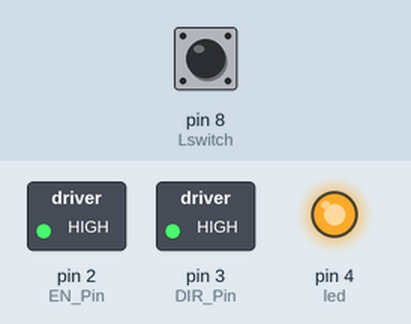
Recording of a sketch running on a simulated Arduino Uno, built with avr-gcc and run on an emulated ATmega328P. On the bench: switched loads named in the sketch (green lamp = pin HIGH), output pins drawn as LEDs (lit = HIGH). The inputs (shaded band) are chosen by the test bench; at power-on: pin 8 (Lswitch) HIGH. Pins used as bus, display or sensor lines are not drawn; what the sketch prints to the serial monitor is not drawn.

Above: at 1.2 s.
1.3 s: pin 8 (Lswitch) pulled LOW for 0.15 s
At 2.0 s:
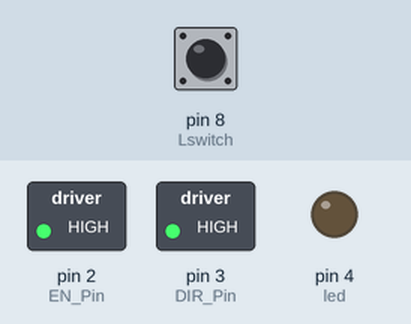
Timing chart, 0 to 4.3 s (numbered marks = the images above; inputs shaded):
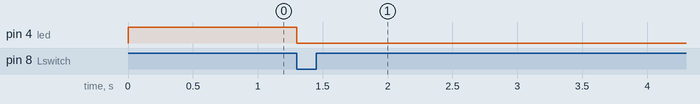

The sketch:

simulation_v11.ino
```cpp
int STEP_Pin = 1;//3; /* give STEP_Pin name to D3 pin */
int EN_Pin = 2;
int DIR_Pin = 3;//7
int Lswitch = 8;//6
int flag = 0;
int led = 4;

// the riels have 2.10m=2100mm
uint32_t milimeter = 60 ;
uint32_t microstep = 387.44*milimeter + 706.3; //12800; //8533; //25600;
uint8_t n_turns = 1;
volatile uint32_t cont = 0;
volatile uint32_t cont_loop = 0;

bool DIR_STATE = true; // false: clockwise rotation
bool MOTOR_STATE = true;
uint32_t microsteps_total = microstep*n_turns*2;

uint32_t aux = 0;
volatile bool timer_flag = false;

void setup()
{
  Serial.begin(115200);
  // Pins D3 to 12.5 kHz
  cli();                      //stop interrupts for till we make the settings
  /*1. First we reset the control register to amke sure we start with everything disabled.*/
  TCCR1A = 0;                 // Reset entire TCCR1A to 0
  TCCR1B = 0;                 // Reset entire TCCR1B to 0
  /*2. We set the prescalar to the desired value by changing the CS10 CS12 and CS12 bits. */
  TCCR1B |= B00000011;        //Set CS12 to 1 so we get prescalar 64
  /*3. We enable compare match mode on register A*/
  TIMSK1 |= B00000010;        //Set OCIE1A to 1 so we enable compare match A
  /*4. Set the value of register A to 25*/
  OCR1A = 10;             //Finally we set compare register A to this value


  //
  pinMode(STEP_Pin,OUTPUT);  /*declare D3 pin as an output pin */
  pinMode(DIR_Pin,OUTPUT);
  pinMode(EN_Pin,OUTPUT);
  pinMode(Lswitch, INPUT);
  pinMode(led, OUTPUT);

  digitalWrite(EN_Pin, HIGH);
  digitalWrite(led, HIGH);
  digitalWrite(DIR_Pin, DIR_STATE); // clockwise rotation
   sei();                     //Enable back the interrupts
}

void loop(){


     microsteps_total = microstep*n_turns*2;
     timer_flag=false;

     if(!timer_flag)
        { if (cont_loop<3)
             {
                 if(cont>microsteps_total)
                  {


                   while(1){
                     digitalWrite(STEP_Pin,false);
                     delay(5000);
                     cont=0;
                     cont_loop++;
                     break;
                      }

                   }
             }
          else
          {
              digitalWrite(STEP_Pin,false);
              Serial.println("end");
              DIR_STATE = false;
              digitalWrite(DIR_Pin, DIR_STATE);
              //Serial.println(DIR_STATE);
              timer_off();
              microsteps_total=100000;
              timer_on();}

              //timer_on();


           //Serial.println("finalización del timer");
          while(1)
                  {

                      if (digitalRead(Lswitch) == LOW )
                        {
                          cli();
                          Serial.println("low");
                          //Serial.print("down");
                          digitalWrite(led, LOW);
                          DIR_STATE = true;
                          //Serial.println(DIR_STATE);
                          digitalWrite(DIR_Pin, DIR_STATE);
                          digitalWrite(STEP_Pin,false);
                          cont_loop=0;
                          cont=0;
                          sei();

                          //delay(5000);

                          //break;
                         }
                       else
                       {break;}

                        }
        }


//

  Serial.println(cont);

 // if ((cont > microsteps_total)|| (digitalRead(Lswitch) == LOW))
 // {
  //  cli();
 //   digitalWrite(led, LOW);
 //   Serial.print("Stop: ");
 // }
 // Serial.print("Cont: ");

}

//With the settings above, this IRS will trigger each 500ms.
ISR(TIMER1_COMPA_vect){
  timer_flag=true;
  TCNT1  = 0;
  if (cont <= microsteps_total)
  {
   MOTOR_STATE = !MOTOR_STATE;      //Invert LED state
   digitalWrite(STEP_Pin,MOTOR_STATE);  //Write new state to the LED on pin D5
   cont++;

  }


  //else{


   //digitalWrite(STEP_Pin,false);

  //}

}


void timer_on()
{
  noInterrupts();
  // Configuración del TIMER1
  TCCR1A = 0;                //limpia registrador A
  TCCR1B = 0;                //limpia registrador B
  //TCNT1  = 0;                //Inicializa el temporizador
  OCR1A = 10;             // carga el registrador de comparación: ( 16MHz/1024*1Hz ) -1 = 15624 = 0X3D08
  TCCR1B |= B00000011;//TCCR1B |= (1 << WGM12)|(1<<CS11)|(1 << CS10);   // modo CTC, prescaler de 1024: CS12 = 1 e CS10 = 1
  TIMSK1 |= B00000010;//TIMSK1 |= (1 << OCIE1A);  // habilita interrupción por igualdade de comparación
  interrupts();
  //cont++;
}


void timer_off()
{
  noInterrupts();
  TCNT1  = 0;
  TCCR1A = 0;                //limpia registrador A
  TCCR1B = 0;                //limpia registrador B
  interrupts();
  //                //Inicializa el temporizador

}
```

Measured:
- after the input at 1.3 s, pin 4 (led): HIGH → LOW at once
